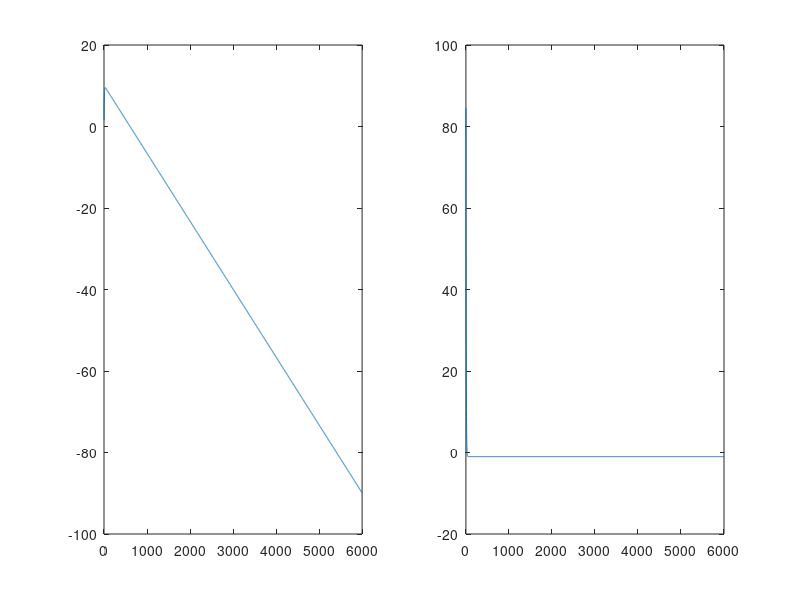

This figure's MATLAB source:
clc
clear all
close all

J = 1 * 10^-3;
D = 1 * 10^-2;

tiempo = 100;
muestras = 6000;

periodo = tiempo / muestras;

tiempo_transcurrido = 0;

theta = 0;
theta_p = 100;

v_theta = zeros(1, muestras);
v_theta_p = zeros(1, muestras);

T = -.01;
k = exp(-D*periodo/J);
for i = 1 : muestras
    
    theta = theta + theta_p*(J/D)*(1-k) + (D*periodo -J +J*k)*T/D^2;
    theta_p = k*theta_p + ((1-k)/D)*T;
    
    v_theta(i) = theta;
    v_theta_p(i) = theta_p;
    
    tiempo_transcurrido = tiempo_transcurrido + periodo;
end

subplot(1, 2, 1)
plot(v_theta)

subplot(1, 2, 2)
plot(v_theta_p)
